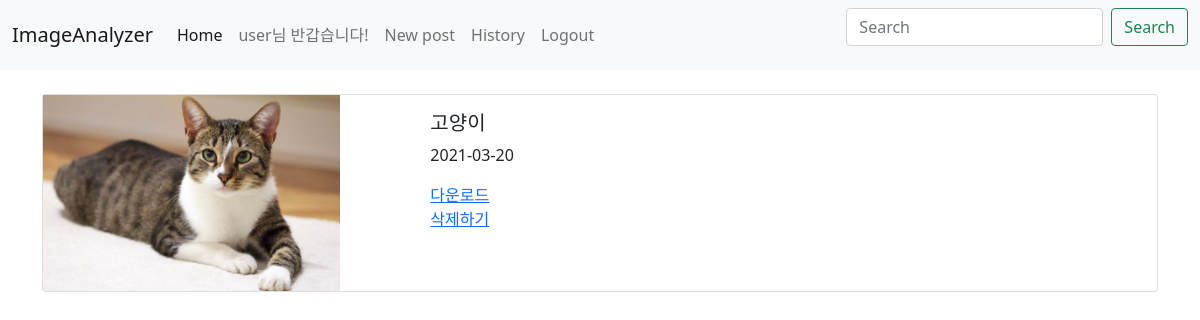
Screenshot of /polls/history/ (signed in) with the database file from the repository.
### polls/models.py (models this page shows, shortened)
class Images_info(models.Model):
    author = models.ForeignKey(settings.AUTH_USER_MODEL, on_delete=models.CASCADE)
    image_title = models.CharField(max_length=200)
    image_pub_date = models.DateTimeField('date published')
    image_data = models.ImageField(blank=True, upload_to="images", null=True)

### polls/views.py (the view)
# urls.py: path('history/', views.history, name='history'),
def history(request):
    images = Images_info.objects.filter(author=request.user)
    return render(request, 'history.html', {'images' : images})

### polls/templates/history.html
{% extends 'base.html' %}
{% block content %}
{% for image in images.all %}
<div class="card mb-3" style="width: 100%;">
    <div class="row g-0">
      <div class="col-md-4">
        <img src="{{ image.image_data.url }}" width=80% height=auto>
      </div>
      <div class="col-md-8">
        <div class="card-body">
          <h5 class="card-title">{{ image.image_title }}</h5>
          <p class="card-text">{{ image.image_pub_date | date:"Y-m-d" }}</p>
          <a href="{% url 'downloads' image.id %}">다운로드</a>
          <br>
          <a href="{% url 'delete' image.id %}">삭제하기</a>
        </div>
      </div>
    </div>
  </div>
{% endfor %}
{% endblock %}

### mysite/templates/base.html (shortened to what this page needs)
<head>
    <link href="https://cdn.jsdelivr.net/npm/bootstrap@5.0.0-beta2/dist/css/bootstrap.min.css" rel="stylesheet"
>
</head>
<body>
    <nav class="navbar navbar-expand-lg navbar-light bg-light">
        <div class="container-fluid">
            <a class="navbar-brand" href="#">ImageAnalyzer</a>
            <div class="collapse navbar-collapse" id="navbarSupportedContent">
                <ul class="navbar-nav me-auto mb-2 mb-lg-0">
                    <li class="nav-item">
                        <a class="nav-link active" aria-current="page" href="{% url 'home' %}">Home</a>
                    </li>
                    {% if user.is_authenticated %}
                    <li class="nav-item">
                        <a class="nav-link"><span id="user_name">{{ user.username }}</span>님 반갑습니다!</a>
                    </li>
                    <li class="nav-item">
                        <a class="nav-link" href="{% url 'newimg' %}">New post</a>
                    </li>
                    <li class="nav-item">
                        <a class="nav-link" href="{% url 'history' %}">History</a>
                    </li>
                    <li class="nav-item">
                        <a class="nav-link" href="{% url 'logout' %}">Logout</a>
                    </li>
                    {% endif %}
                </ul>
                <form class="d-flex">
                    <input class="form-control me-2" type="search" placeholder="Search" aria-label="Search">
                    <button class="btn btn-outline-success" type="submit">Search</button>
                </form>
            </div>
        </div>
    </nav>
    <br>
    <div class="container">
        {% block content %}
        {% endblock %}
    </div>
</body>

### rows the page displays
Images_info: image_data (picture), image_title "고양이", image_pub_date "2021-03-20"

### other values shown
{{ user.username }} "user"
